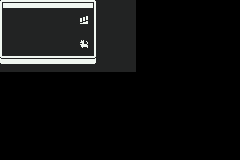

A 2D game scene composited from a Tiled map and its tileset images. What follows is a short description and the map's XML, with every tile layer's data as written:
An orthogonal 30x20 tile map with 8x8 px tiles, 1 tile layer (Tile Layer 1) and 1 object (stairs_up).

<map version="1.10" tiledversion="1.11.2" orientation="orthogonal" renderorder="right-down" width="30" height="20" tilewidth="8" tileheight="8" infinite="0" nextlayerid="4" nextobjectid="6">
 <editorsettings>
  <export target="source/level2.lua" format="lua" />
 </editorsettings>
 <tileset firstgid="1" source="tilemap.tsx" />
 <layer id="1" name="Tile Layer 1" width="30" height="20">
  <data encoding="csv">
1,2,2,2,2,2,2,2,2,2,2,4,18,18,18,18,18,0,0,0,0,0,0,0,0,0,0,0,0,0,
17,18,18,18,18,18,18,18,18,18,18,20,18,18,18,18,18,0,0,0,0,0,0,0,0,0,0,0,0,0,
17,18,18,18,18,18,18,18,18,18,54,20,18,18,18,18,18,0,0,0,0,0,0,0,0,0,0,0,0,0,
17,18,18,18,18,18,18,18,18,18,18,20,18,18,18,18,18,0,0,0,0,0,0,0,0,0,0,0,0,0,
17,18,18,18,18,18,18,18,18,18,18,20,18,18,18,18,18,0,0,0,0,0,0,0,0,0,0,0,0,0,
17,18,18,18,18,18,18,18,18,18,22,20,18,18,18,18,18,0,0,0,0,0,0,0,0,0,0,0,0,0,
17,18,18,18,18,18,18,18,18,18,18,20,18,18,18,18,18,0,0,0,0,0,0,0,0,0,0,0,0,0,
33,2,2,2,2,2,2,2,2,2,2,36,18,18,18,18,18,0,0,0,0,0,0,0,0,0,0,0,0,0,
18,18,18,18,18,18,18,18,18,18,18,18,18,18,18,18,18,0,0,0,0,0,0,0,0,0,0,0,0,0,
0,0,0,0,0,0,0,0,0,0,0,0,0,0,0,0,0,0,0,0,0,0,0,0,0,0,0,0,0,0,
0,0,0,0,0,0,0,0,0,0,0,0,0,0,0,0,0,0,0,0,0,0,0,0,0,0,0,0,0,0,
0,0,0,0,0,0,0,0,0,0,0,0,0,0,0,0,0,0,0,0,0,0,0,0,0,0,0,0,0,0,
0,0,0,0,0,0,0,0,0,0,0,0,0,0,0,0,0,0,0,0,0,0,0,0,0,0,0,0,0,0,
0,0,0,0,0,0,0,0,0,0,0,0,0,0,0,0,0,0,0,0,0,0,0,0,0,0,0,0,0,0,
0,0,0,0,0,0,0,0,0,0,0,0,0,0,0,0,0,0,0,0,0,0,0,0,0,0,0,0,0,0,
0,0,0,0,0,0,0,0,0,0,0,0,0,0,0,0,0,0,0,0,0,0,0,0,0,0,0,0,0,0,
0,0,0,0,0,0,0,0,0,0,0,0,0,0,0,0,0,0,0,0,0,0,0,0,0,0,0,0,0,0,
0,0,0,0,0,0,0,0,0,0,0,0,0,0,0,0,0,0,0,0,0,0,0,0,0,0,0,0,0,0,
0,0,0,0,0,0,0,0,0,0,0,0,0,0,0,0,0,0,0,0,0,0,0,0,0,0,0,0,0,0,
0,0,0,0,0,0,0,0,0,0,0,0,0,0,0,0,0,0,0,0,0,0,0,0,0,0,0,0,0,0
</data>
 </layer>
 <objectgroup id="3" name="Object Layer 1">
  <object id="5" name="stairs_up" x="80" y="16" width="8" height="8">
   <properties>
    <property name="dest" value="level1" />
   </properties>
  </object>
 </objectgroup>
</map>
